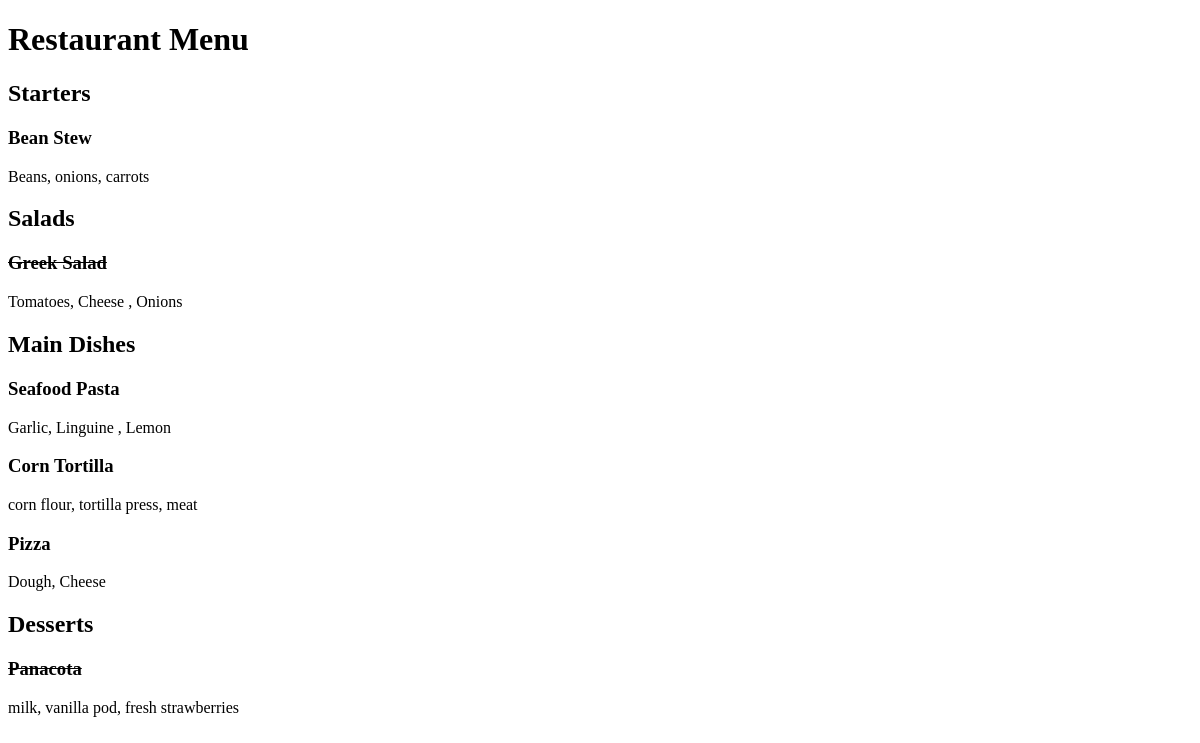
Before: / with the older database file.
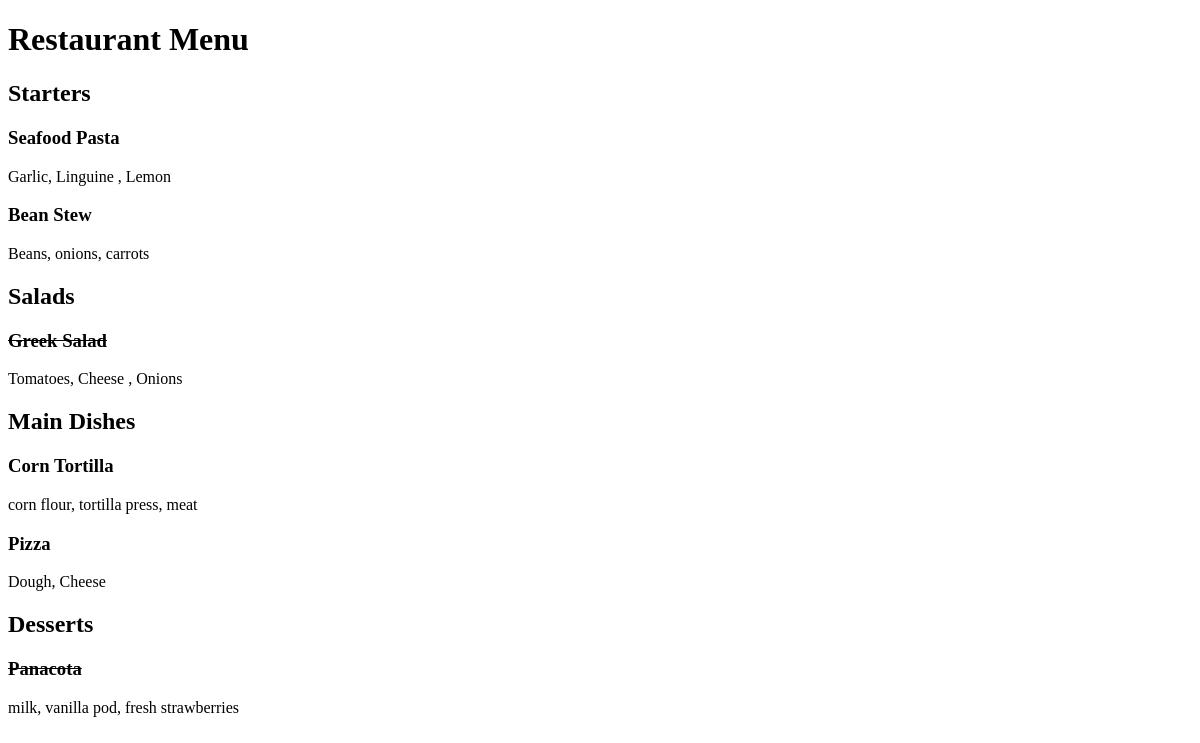
After: the same page with the newer database file.
### restaurant_menu/models.py (models this page shows, shortened)
class Item(models.Model):
    meal = models.CharField(max_length=1000, unique=True)
    description = models.CharField(max_length=2000)
    price = models.DecimalField(max_digits=10 ,decimal_places=2)
    meal_type = models.CharField(max_length=200, choices=MEAL_TYPE)
    author = models.ForeignKey(User, on_delete=models.PROTECT)
    status = models.IntegerField(choices=STATUS, default=0)
    date_created = models.DateTimeField(auto_now_add=True)
    date_updated = models.DateTimeField(auto_now=True)

### restaurant_menu/views.py (the view)
# urls.py: path('', views.MenuList.as_view(), name='home')
class MenuList(generic.ListView):
     queryset = Item.objects.order_by("-date_created")
     template_name = "index.html"
     def get_context_data(self, **kwargs):
         context = super().get_context_data(**kwargs)
         context["meals"] = MEAL_TYPE
         return context

### templates/index.html (shortened to what this page needs)
<!DOCTYPE html>
<html lang="en">
<head>
</head>
<body>
  <h1>Restaurant Menu</h1>
   {% for meal in meals %}
       <h2>{{ meal.1 }}</h2>
           {% for row in item_list %}
               {% if row.meal_type == meal.0 %}
                    {% if row.status == 0 %}
                       <h3><del>{{ row.meal }}</del></h3>
                        <p> {{ row.description }}</p>
                     {% else %}
                        <h3>{{ row.meal }}</h3>
                        <p> {{ row.description }}</p>
                    {% endif %}
                {% endif %}
           {% endfor %}
   {% endfor %}
</body>
</html>

Changed rows visible on the page:
changed Item "Seafood Pasta": moves from the list under "Main Dishes" to the list under "Starters"
